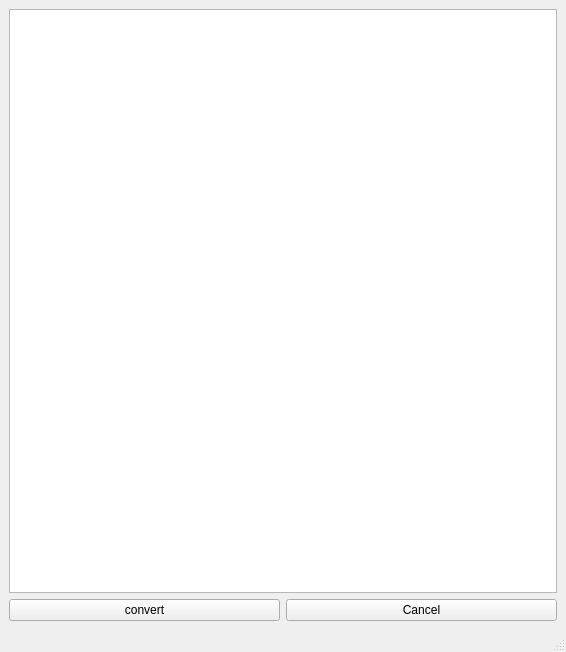
<?xml version="1.0" encoding="UTF-8"?>
<ui version="4.0">
 <class>VideoStitcher</class>
 <widget class="QMainWindow" name="VideoStitcher">
  <property name="geometry">
   <rect>
    <x>0</x>
    <y>0</y>
    <width>566</width>
    <height>652</height>
   </rect>
  </property>
  <property name="windowTitle">
   <string>MainWindow</string>
  </property>
  <widget class="QWidget" name="centralwidget">
   <layout class="QGridLayout" name="gridLayout">
    <item row="0" column="0" colspan="2">
     <widget class="QTableView" name="tableView"/>
    </item>
    <item row="1" column="0">
     <widget class="QPushButton" name="pushButton">
      <property name="text">
       <string>convert</string>
      </property>
     </widget>
    </item>
    <item row="1" column="1">
     <widget class="QPushButton" name="pushButton_2">
      <property name="text">
       <string>Cancel</string>
      </property>
     </widget>
    </item>
   </layout>
  </widget>
  <widget class="QMenuBar" name="menubar">
   <property name="geometry">
    <rect>
     <x>0</x>
     <y>0</y>
     <width>566</width>
     <height>25</height>
    </rect>
   </property>
  </widget>
  <widget class="QStatusBar" name="statusbar"/>
 </widget>
 <resources/>
 <connections/>
</ui>
